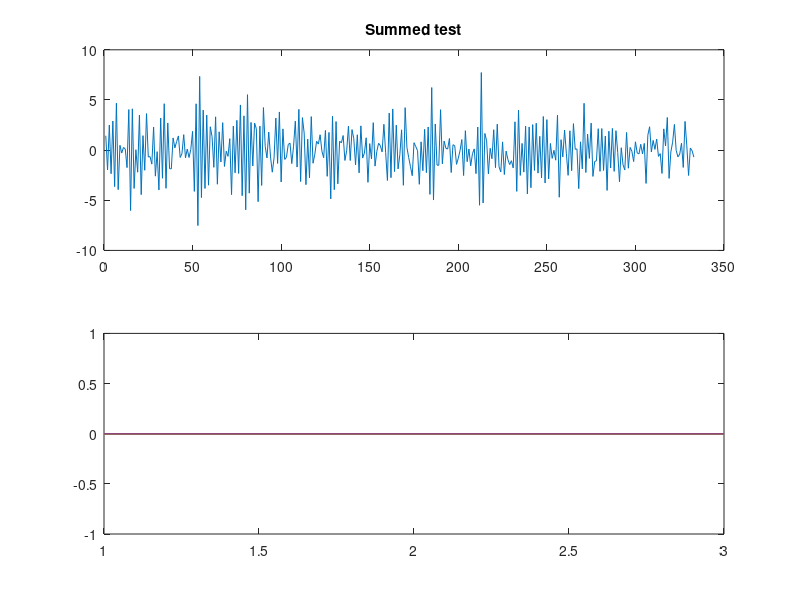

The MATLAB source for this figure: (Note: this script raises an error after producing the figure.)
% % %% Project
% % clear; clc; close all
% load proj23.mat
% % 
% rain = ElGeneina.rain;
% rain_org = ElGeneina.rain_org;
% % 
% % plot(rain,'r')
% % figure
% % plot(rain_org,'b')
%%
% Get monitor positions
monitorPositions = get(0, 'MonitorPositions');

% Assuming your second monitor is the second row
secondMonitor = monitorPositions(1, :);

% Define the size of your figure [width, height]
figSize = [1200, 550];

% Calculate position for the new figure
% The figure is placed at the center of the second monitor
figX = secondMonitor(1) + (secondMonitor(3) - figSize(1)) / 2;
figY = secondMonitor(2) + (secondMonitor(4) - figSize(2)) / 2;

% Create a new figure and set its position
figure;
set(gcf, 'Position', [figX, figY, figSize(1), figSize(2)]);


%% SIMULATE TEST DATA
rng(1)                                          % Set the seed (just done for the lecture!)
N  = 999;
a1 = 0.9
plott = true
x_real = zeros(N,1);
e = randn( N, 1 );

%Create AR(1) process
for k=2:N                                       % Implement filter by hand to allow a1 to change.
    x_real(k) = e(k) - a1*x_real(k-1);
end


y = zeros(N/3,1)
for i = 3:3:N
    y(i/3)=x_real(i) + x_real(i-1) + x_real(i-2)
end



% Initialize a new array with space for additional points
datat = y
y = nan(1, 3 * length(y));
y= y'


% Copy existing data and insert empty points
y(3:3:end) = datat;
y(2:3:end) = nan;
y(1:3:end) = nan
figure;
set(gcf, 'Position', [figX, figY, figSize(1), figSize(2)]);
if plott == true
    figure(1)
    subplot(211)
    plot(datat)
    title("Summed test")

    subplot(212)
    plot(x_real)
    title("AR(1) - process (test)")

end
%% FEV

% AR(1) coefficient
phi = 0.9;  % Example value, replace with your coefficient

% Noise variances
Q = 1;  % Process noise variance
R = 0.01;   % Measurement noise variance

% Number of time steps
N = length(y);  % Assuming y is your input vector

% Initialize state estimate and covariance
x_est = zeros(N, 1);  % Initial state estimate
P = 1;                % Initial state covariance

% Kalman filter implementation
for k = 2:N
    % Prediction Step
    x_pred = phi * x_est(k-1);
    P_pred = phi^2 * P + Q;

    % Update Step
    if isnan(y(k))
        % Skip update step if y is NaN
        x_est(k) = x_pred;
        P = P_pred;
    else
        % Compute Kalman gain
        K = P_pred / (P_pred + R);

        % Update state estimate and covariance
        x_est(k) = x_pred + K * (y(k) - x_pred);
        P = (1 - K) * P_pred;
    end
end

% Output
disp('Estimated x values:');
disp(x_est);
%% FEV 2
% AR(1) coefficient
phi = 0.9; % Example value, replace with your coefficient

% Noise variances
Q = 1; % Process noise variance for each x
R = 0.1;  % Measurement noise variance

% State transition matrix (for three consecutive states)
A = [phi, 1, 0; 0, phi, 1; 0, 0, phi];

% Measurement matrix (to sum three states)
H = [1, 1, 1];

% Initialize state estimate and covariance
x_est = zeros(3, length(y)/3); % State estimates for each set of 3 x values
P = eye(3); % Initial state covariance, 3x3 identity matrix

% Process noise covariance matrix
Q_matrix = Q * eye(3);

% Iterate over y
for k = 1:3:length(y)-2
    idx = ceil(k/3);

    % Prediction Step
    if idx == 1
        x_pred = zeros(3,1); % Initial prediction
    else
        x_pred = A * x_est(:, idx-1);
    end
    P_pred = A * P * A' + Q_matrix;

    % Update Step (only if y(k) is not NaN)
    if ~isnan(y(k))
        % Compute Kalman Gain
        K = P_pred * H' / (H * P_pred * H' + R);

        % Update state estimate and covariance
        x_est(:, idx) = x_pred + K * (y(k) - H * x_pred);
        P = (eye(3) - K * H) * P_pred;
    else
        % If y(k) is NaN, use the prediction as the estimate
        x_est(:, idx) = x_pred;
        P = P_pred;
    end
end

% Output
disp('Estimated x values (three at a time):');
disp(x_est);

%% Figure(1)
figure(1)
plot(x_est)
hold on
figure(2)
plot(x)
title("this is real")
hold off

sums = zeros(N/3,1)
for i = 3:3:N
    sums(i/3) = x_est(i) + x_est(i - 1) + x_est(i - 2)
end
%%
figure(1)
plot(sums)
hold on
figure(2)
plot(datat)
title("this is real")
hold off

%% kolla om transform behövs
figure; 
lambda_max = bcNormPlot(rain_org,1);        % log-transform är lämplig
rain_org_trans = log(rain_org+1);
figure
plot(rain_org_trans)

%% Utöka rain_org 3ggr med tomma punkter 
close all
%data = rain_org_trans;      % MED TRANSFORM
data = rain_org;            % UTAN TRANSFORM

% Initialize a new array with space for additional points
rain_3 = nan(1, 3 * length(data)-2);

% Copy existing data and insert empty points
rain_3(1:3:end) = data;
rain_3(2:3:end) = nan;
rain_3(3:3:end) = nan;

%% Kalman
close all
y = y% rain_3%y;
N = length(y);
y1 = y
a1 = 0.5;
A = [a1 0 0;
      0 a1 0 ;
      0  0 a1 ];
scale=1
Re = eye(3)*scale;
Rv = var(datat);
Rx_t1 = 10*eye(3);      %P                                % Initial covariance matrix, R_{1|0}^{x,x}

x_hat = zeros(3,N);  % [x(t) x(t-1) x(t-2)]
yhat = zeros(N,1);
ehat = zeros(N,1);

for t = 3:N %N-2 originally
    
    % Prediction step
    x_t1 = A*x_hat(:,t-1); %x_t1 is x_(t-1)
    C = [1 1 1 ];
    %NEW STUFF
    Ry = C*Rx_t1*C' + Rv;                       % R_{t|t-1}^{y,y} = C R_{t|t-1}^{x,x} + Rw
    K = Rx_t1*C'/Ry;                           % K_t = R^{x,x}_{t|t-1} C^T inv( R_{t|t-1}^{y,y} )
    yhat(t) = C*x_t1;
    
 if isnan(y(t)) %If we have a number. 
    
    xt(:,t) = x_t1;                         % x_{t|t} = x_{t|t-1} 
    Rx_t    = Rx_t1;                        % R^{x,x}_{t|t} = R^{x,x}_{t|t-1} 
    y1(t)   = yhat(t);
 else
   h_et(t) = y(t)-yhat(t);                 % One-step prediction error, \hat{e}_t = y_t - \hat{y}_{t|t-1}
   xt(:,t) = x_t1 + Kt*( h_et(t) );        % x_{t|t} = x_{t|t-1} + K_t ( y_t -  \hat{y}_{t|t-1} ) 
   Rx_t    = Rx_t1 - Kt*Ry*Kt';  
 end
    
    Rx_t1 = A*Rx_t*A' + Re;
end

%% FROM BOOK
p0 = 1;                                         % Number of unknowns in the A polynomial.
q0 = 0;                                         % Number of unknowns in the C polynomial.
y1 = y
A     = eye(p0+q0);
Rw    = 1;                                      % Measurement noise covariance matrix, R_w. Note that Rw has the same dimension as Ry.
Re    = 1e-6*eye(p0+q0);                        % System noise covariance matrix, R_e. Note that Re has the same dimension as Rx_t1.
Rx_t1 = eye(p0+q0);                             % Initial covariance matrix, R_{1|0}^{x,x}
h_et  = zeros(N,1);                             % Estimated one-step prediction error.
xt    = zeros(p0+q0,N);                         % Estimated states. Intial state, x_{1|0} = 0.
yhat  = zeros(N,1);                             % Estimated output.
xStd  = zeros(p0+q0,N);                         % Stores one std for the one-step prediction.
for t=4:N                                       % We use t-3, so start at t=4.
    % Update the predicted state and the time-varying state vector.
    x_t1 = A*xt(:,t-1);                         % x_{t|t-1} = A x_{t-1|t-1}
    C    = [ -y1(t-1)];    % Use earlier prediction errors as estimate of e_t.
    
    % Update the parameter estimates.
    Ry = C*Rx_t1*C' + Rw;                       % R_{t|t-1}^{y,y} = C R_{t|t-1}^{x,x} + Rw
    Kt = Rx_t1*C'/Ry;                           % K_t = R^{x,x}_{t|t-1} C^T inv( R_{t|t-1}^{y,y} )
    yhat(t) = C*x_t1;                           % One-step prediction, \hat{y}_{t|t-1}.

    % If a sample is missing, just retain the earlier state.
    if isnan( y(t) )
        xt(:,t) = x_t1;                         % x_{t|t} = x_{t|t-1} 
        Rx_t    = Rx_t1;                        % R^{x,x}_{t|t} = R^{x,x}_{t|t-1} 
        y1(t)   = yhat(t);                      % Replace the missing sample with the estimated value. 
    else
        h_et(t) = y(t)-yhat(t);                 % One-step prediction error, \hat{e}_t = y_t - \hat{y}_{t|t-1}
        xt(:,t) = x_t1 + Kt*( h_et(t) );        % x_{t|t} = x_{t|t-1} + K_t ( y_t -  \hat{y}_{t|t-1} ) 
        Rx_t    = Rx_t1 - Kt*Ry*Kt';            % R^{x,x}_{t|t} = R^{x,x}_{t|t-1} - K_t R_{t|t-1}^{y,y} K_t^T
    end
    Rx_t1 = A*Rx_t*A' + Re;                     % R^{x,x}_{t+1|t} = A R^{x,x}_{t|t} A^T + Re

    % Estimate a one std confidence interval of the estimated parameters.
    xStd(:,t) = sqrt( diag(Rx_t) );
end
tt = 1:N;
figure
plot(tt, [y yhat] )
xlabel('Days')
if sum(isnan(y))
    hold on
    plot( tt(noVal), y0(noVal), 'b*')
    hold off
    legend('Realisation', 'Kalman estimate', 'Missing sample', 'Location','SW')
    title('One-step prediction using the Kalman filter with missing samples')
else 
    legend('Realisation', 'Kalman estimate', 'Location','SW')
    title('One-step prediction using the Kalman filter')
end




%% calculate errors.
y_pred = sum(x_hat())
y_resid = y_pred - datat

figure(1)
plot(y_resid)
title("residuals of sum")

%% sum last three data points to check if rain_3_est is the same as rain_org
close all
rain_sum = zeros(1,length(rain_org));
for i = 1:3:N-2
    rain_sum((i+2)/3) = sum(rain_3_est(i:i+2));
end
figure
hold on
plot(rain_sum,'r')          % looks good
plot(rain_org,'b')
hold off
legend('rain sum - kalman','rain org')
%% Plot rain_sum WITH INVERSE TRANSFORM
figure
hold on
plot(exp(rain_sum)-1,'r')          % looks good!
plot(rain_org,'b')
hold off
%% AR(1) model av rain_sum - använd ej??? EJ transform
y = rain_3_est';
ar_model = arx(y,[1]); 
rar = resid(ar_model,y);      rar = rar(length(ar_model.A):end );
present(ar_model)

plot(rar.y)
plotter(rar.y, 360)
%% simulera AR(1) med funna a1
close all
N = length(y);
y1 = zeros(N,1);
e = randn(N,1);
for k=2:N                                       % Implement filter by hand to allow a1 to change.
    y1(k) = e(k) - ar_model.a(2)*y1(k-1);
end

figure
plot(y1)
hold on

plot(y)